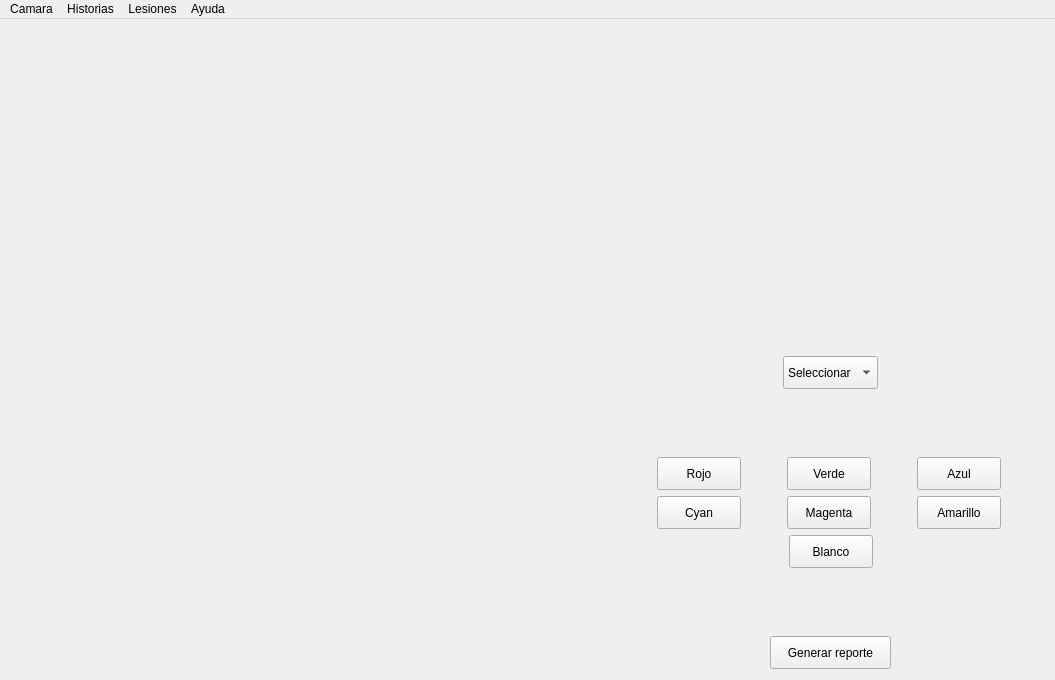
<?xml version="1.0" encoding="UTF-8"?>
<ui version="4.0">
 <class>MainWindow</class>
 <widget class="QMainWindow" name="MainWindow">
  <property name="geometry">
   <rect>
    <x>0</x>
    <y>0</y>
    <width>1055</width>
    <height>680</height>
   </rect>
  </property>
  <property name="windowTitle">
   <string>Dermasoft</string>
  </property>
  <widget class="QWidget" name="centralWidget">
   <layout class="QGridLayout" name="gridLayout">
    <item row="0" column="0">
     <layout class="QHBoxLayout" name="horizontalLayout_6">
      <item>
       <layout class="QVBoxLayout" name="verticalLayout_5">
        <item>
         <widget class="QLabel" name="etqCamara">
          <property name="minimumSize">
           <size>
            <width>600</width>
            <height>450</height>
           </size>
          </property>
          <property name="maximumSize">
           <size>
            <width>600</width>
            <height>450</height>
           </size>
          </property>
          <property name="autoFillBackground">
           <bool>true</bool>
          </property>
          <property name="text">
           <string>&lt;html&gt;&lt;head/&gt;&lt;body&gt;&lt;p align=&quot;center&quot;&gt;&lt;br/&gt;&lt;/p&gt;&lt;/body&gt;&lt;/html&gt;</string>
          </property>
         </widget>
        </item>
        <item>
         <layout class="QVBoxLayout" name="verticalLayout_3">
          <item>
           <spacer name="verticalSpacer_2">
            <property name="orientation">
             <enum>Qt::Vertical</enum>
            </property>
            <property name="sizeHint" stdset="0">
             <size>
              <width>595</width>
              <height>13</height>
             </size>
            </property>
           </spacer>
          </item>
          <item>
           <widget class="QLabel" name="etqInfo">
            <property name="text">
             <string/>
            </property>
           </widget>
          </item>
          <item>
           <spacer name="verticalSpacer">
            <property name="orientation">
             <enum>Qt::Vertical</enum>
            </property>
            <property name="sizeHint" stdset="0">
             <size>
              <width>595</width>
              <height>13</height>
             </size>
            </property>
           </spacer>
          </item>
         </layout>
        </item>
       </layout>
      </item>
      <item>
       <layout class="QVBoxLayout" name="verticalLayout_4">
        <item>
         <widget class="QLabel" name="etqVistaprevia">
          <property name="minimumSize">
           <size>
            <width>300</width>
            <height>225</height>
           </size>
          </property>
          <property name="maximumSize">
           <size>
            <width>300</width>
            <height>225</height>
           </size>
          </property>
          <property name="text">
           <string>&lt;html&gt;&lt;head/&gt;&lt;body&gt;&lt;p align=&quot;center&quot;&gt;&lt;br/&gt;&lt;/p&gt;&lt;/body&gt;&lt;/html&gt;</string>
          </property>
         </widget>
        </item>
        <item>
         <spacer name="verticalSpacer_5">
          <property name="orientation">
           <enum>Qt::Vertical</enum>
          </property>
          <property name="sizeHint" stdset="0">
           <size>
            <width>297</width>
            <height>13</height>
           </size>
          </property>
         </spacer>
        </item>
        <item>
         <layout class="QHBoxLayout" name="horizontalLayout">
          <item>
           <spacer name="horizontalSpacer_14">
            <property name="orientation">
             <enum>Qt::Horizontal</enum>
            </property>
            <property name="sizeHint" stdset="0">
             <size>
              <width>22</width>
              <height>44</height>
             </size>
            </property>
           </spacer>
          </item>
          <item>
           <layout class="QVBoxLayout" name="verticalLayout_2">
            <item>
             <widget class="QComboBox" name="cBoxModo">
              <property name="minimumSize">
               <size>
                <width>84</width>
                <height>33</height>
               </size>
              </property>
              <item>
               <property name="text">
                <string>Seleccionar</string>
               </property>
              </item>
              <item>
               <property name="text">
                <string>Capturar</string>
               </property>
              </item>
              <item>
               <property name="text">
                <string>Visualizar</string>
               </property>
              </item>
             </widget>
            </item>
            <item>
             <spacer name="verticalSpacer_4">
              <property name="orientation">
               <enum>Qt::Vertical</enum>
              </property>
              <property name="sizeHint" stdset="0">
               <size>
                <width>20</width>
                <height>17</height>
               </size>
              </property>
             </spacer>
            </item>
           </layout>
          </item>
          <item>
           <spacer name="horizontalSpacer_15">
            <property name="orientation">
             <enum>Qt::Horizontal</enum>
            </property>
            <property name="sizeHint" stdset="0">
             <size>
              <width>22</width>
              <height>44</height>
             </size>
            </property>
           </spacer>
          </item>
         </layout>
        </item>
        <item>
         <layout class="QHBoxLayout" name="horizontalLayout_5">
          <item>
           <widget class="QPushButton" name="btnRojo">
            <property name="enabled">
             <bool>true</bool>
            </property>
            <property name="minimumSize">
             <size>
              <width>84</width>
              <height>33</height>
             </size>
            </property>
            <property name="maximumSize">
             <size>
              <width>84</width>
              <height>33</height>
             </size>
            </property>
            <property name="text">
             <string>Rojo</string>
            </property>
           </widget>
          </item>
          <item>
           <widget class="QPushButton" name="btnVerde">
            <property name="enabled">
             <bool>true</bool>
            </property>
            <property name="minimumSize">
             <size>
              <width>84</width>
              <height>33</height>
             </size>
            </property>
            <property name="maximumSize">
             <size>
              <width>84</width>
              <height>33</height>
             </size>
            </property>
            <property name="text">
             <string>Verde</string>
            </property>
           </widget>
          </item>
          <item>
           <widget class="QPushButton" name="btnAzul">
            <property name="enabled">
             <bool>true</bool>
            </property>
            <property name="minimumSize">
             <size>
              <width>84</width>
              <height>33</height>
             </size>
            </property>
            <property name="maximumSize">
             <size>
              <width>84</width>
              <height>33</height>
             </size>
            </property>
            <property name="text">
             <string>Azul</string>
            </property>
           </widget>
          </item>
         </layout>
        </item>
        <item>
         <layout class="QHBoxLayout" name="horizontalLayout_4">
          <item>
           <widget class="QPushButton" name="btnCyan">
            <property name="enabled">
             <bool>true</bool>
            </property>
            <property name="minimumSize">
             <size>
              <width>84</width>
              <height>33</height>
             </size>
            </property>
            <property name="maximumSize">
             <size>
              <width>84</width>
              <height>33</height>
             </size>
            </property>
            <property name="text">
             <string>Cyan</string>
            </property>
           </widget>
          </item>
          <item>
           <widget class="QPushButton" name="btnMagenta">
            <property name="enabled">
             <bool>true</bool>
            </property>
            <property name="minimumSize">
             <size>
              <width>84</width>
              <height>33</height>
             </size>
            </property>
            <property name="maximumSize">
             <size>
              <width>84</width>
              <height>33</height>
             </size>
            </property>
            <property name="text">
             <string>Magenta</string>
            </property>
           </widget>
          </item>
          <item>
           <widget class="QPushButton" name="btnAmarillo">
            <property name="enabled">
             <bool>true</bool>
            </property>
            <property name="minimumSize">
             <size>
              <width>84</width>
              <height>33</height>
             </size>
            </property>
            <property name="maximumSize">
             <size>
              <width>84</width>
              <height>33</height>
             </size>
            </property>
            <property name="text">
             <string>Amarillo</string>
            </property>
           </widget>
          </item>
         </layout>
        </item>
        <item>
         <layout class="QHBoxLayout" name="horizontalLayout_3">
          <item>
           <spacer name="horizontalSpacer_13">
            <property name="orientation">
             <enum>Qt::Horizontal</enum>
            </property>
            <property name="sizeHint" stdset="0">
             <size>
              <width>22</width>
              <height>44</height>
             </size>
            </property>
           </spacer>
          </item>
          <item>
           <layout class="QVBoxLayout" name="verticalLayout">
            <item>
             <widget class="QPushButton" name="btnBlanco">
              <property name="enabled">
               <bool>true</bool>
              </property>
              <property name="minimumSize">
               <size>
                <width>84</width>
                <height>33</height>
               </size>
              </property>
              <property name="maximumSize">
               <size>
                <width>84</width>
                <height>33</height>
               </size>
              </property>
              <property name="text">
               <string>Blanco</string>
              </property>
             </widget>
            </item>
            <item>
             <spacer name="verticalSpacer_3">
              <property name="orientation">
               <enum>Qt::Vertical</enum>
              </property>
              <property name="sizeHint" stdset="0">
               <size>
                <width>20</width>
                <height>17</height>
               </size>
              </property>
             </spacer>
            </item>
           </layout>
          </item>
          <item>
           <spacer name="horizontalSpacer_12">
            <property name="orientation">
             <enum>Qt::Horizontal</enum>
            </property>
            <property name="sizeHint" stdset="0">
             <size>
              <width>22</width>
              <height>44</height>
             </size>
            </property>
           </spacer>
          </item>
         </layout>
        </item>
        <item>
         <layout class="QHBoxLayout" name="horizontalLayout_2">
          <item>
           <spacer name="horizontalSpacer">
            <property name="orientation">
             <enum>Qt::Horizontal</enum>
            </property>
            <property name="sizeHint" stdset="0">
             <size>
              <width>40</width>
              <height>20</height>
             </size>
            </property>
           </spacer>
          </item>
          <item>
           <widget class="QPushButton" name="btnGenerarReporte">
            <property name="enabled">
             <bool>true</bool>
            </property>
            <property name="minimumSize">
             <size>
              <width>121</width>
              <height>33</height>
             </size>
            </property>
            <property name="maximumSize">
             <size>
              <width>121</width>
              <height>33</height>
             </size>
            </property>
            <property name="text">
             <string>Generar reporte</string>
            </property>
           </widget>
          </item>
          <item>
           <spacer name="horizontalSpacer_2">
            <property name="orientation">
             <enum>Qt::Horizontal</enum>
            </property>
            <property name="sizeHint" stdset="0">
             <size>
              <width>40</width>
              <height>20</height>
             </size>
            </property>
           </spacer>
          </item>
         </layout>
        </item>
       </layout>
      </item>
     </layout>
    </item>
   </layout>
  </widget>
  <widget class="QMenuBar" name="menuBar">
   <property name="geometry">
    <rect>
     <x>0</x>
     <y>0</y>
     <width>1055</width>
     <height>21</height>
    </rect>
   </property>
   <widget class="QMenu" name="menuArchivo">
    <property name="title">
     <string>Camara</string>
    </property>
    <addaction name="actionConectar_camara"/>
    <addaction name="actionDesconectar_camara"/>
    <addaction name="separator"/>
    <addaction name="actionOpciones"/>
    <addaction name="separator"/>
    <addaction name="actionSalir"/>
   </widget>
   <widget class="QMenu" name="menuAyuda">
    <property name="title">
     <string>Ayuda</string>
    </property>
    <addaction name="actionAcerca_de"/>
   </widget>
   <widget class="QMenu" name="menuHistoria">
    <property name="title">
     <string>Historias</string>
    </property>
    <addaction name="actionCrear_historia"/>
    <addaction name="actionAbrir_historia"/>
    <addaction name="separator"/>
    <addaction name="actionCerrar_historia"/>
   </widget>
   <widget class="QMenu" name="menuLesiones">
    <property name="title">
     <string>Lesiones</string>
    </property>
    <addaction name="actionNueva_lesion"/>
    <addaction name="actionAbrir_lesion"/>
    <addaction name="separator"/>
    <addaction name="actionCerrar_lesion"/>
   </widget>
   <addaction name="menuArchivo"/>
   <addaction name="menuHistoria"/>
   <addaction name="menuLesiones"/>
   <addaction name="menuAyuda"/>
  </widget>
  <action name="actionSalir">
   <property name="text">
    <string>Salir</string>
   </property>
  </action>
  <action name="actionAcerca_de">
   <property name="text">
    <string>Acerca de</string>
   </property>
  </action>
  <action name="actionOpciones">
   <property name="text">
    <string>Opciones</string>
   </property>
  </action>
  <action name="actionCrear_historia">
   <property name="text">
    <string>Crear historia</string>
   </property>
  </action>
  <action name="actionConectar_camara">
   <property name="text">
    <string>Conectar camara</string>
   </property>
   <property name="toolTip">
    <string>Conectar camara</string>
   </property>
  </action>
  <action name="actionDesconectar_camara">
   <property name="text">
    <string>Desconectar camara</string>
   </property>
   <property name="toolTip">
    <string>Desconectar camara</string>
   </property>
  </action>
  <action name="actionCerrar_historia">
   <property name="text">
    <string>Cerrar historia</string>
   </property>
  </action>
  <action name="actionNueva_lesion">
   <property name="text">
    <string>Crear lesion</string>
   </property>
  </action>
  <action name="actionCerrar_lesion">
   <property name="text">
    <string>Cerrar lesion</string>
   </property>
  </action>
  <action name="actionAbrir_historia">
   <property name="text">
    <string>Abrir historia</string>
   </property>
  </action>
  <action name="actionAbrir_lesion">
   <property name="text">
    <string>Abrir lesion</string>
   </property>
  </action>
 </widget>
 <layoutdefault spacing="6" margin="11"/>
 <resources/>
 <connections/>
</ui>
